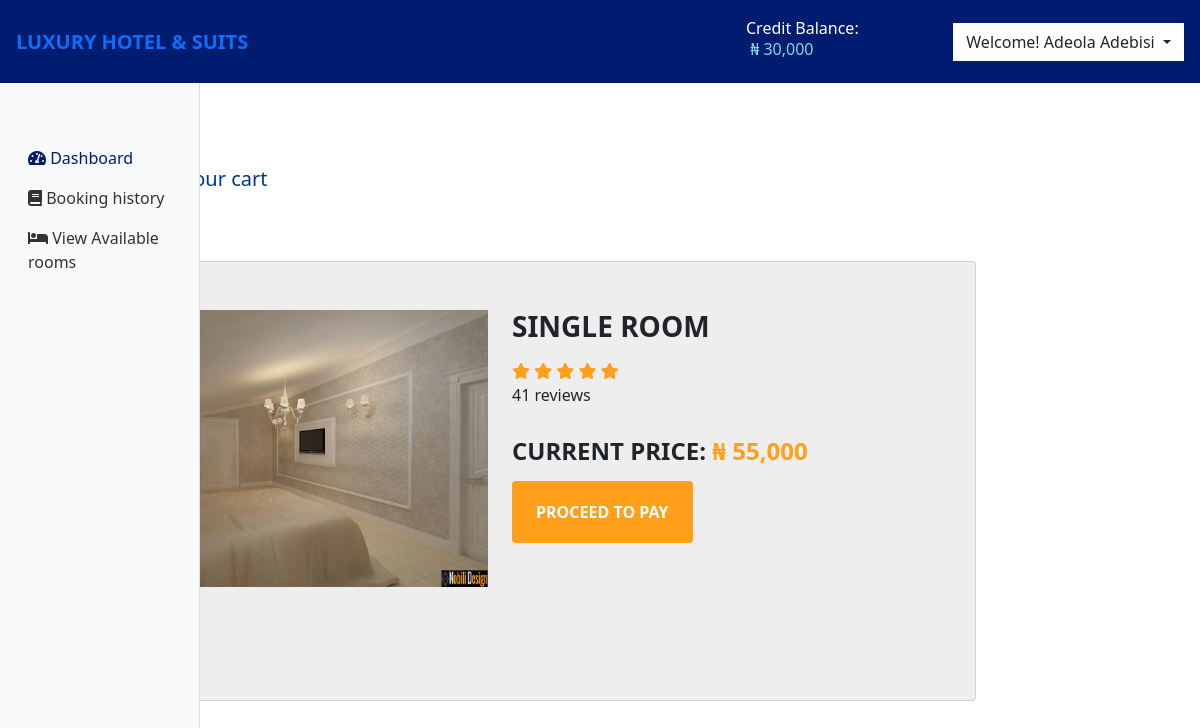
The app's page /clients/home/index.php (signed in) with its own data.
### tables this page shows
CREATE TABLE `users` (
  `id` int(11) NOT NULL,
  `fullname` varchar(100) DEFAULT NULL,
  `password` varchar(255) DEFAULT NULL,
  `password_recovery` text,
  `mailsent` varchar(12) DEFAULT NULL,
  `email_verified` int(11) DEFAULT NULL,
  `email_hash` varchar(100) DEFAULT NULL,
  `emailaddress` varchar(255) DEFAULT NULL,
  `role` int(2) DEFAULT NULL,
  `ip` varchar(255) DEFAULT NULL,
  `last_login` int(11) DEFAULT NULL,
  `signup_time` int(11) DEFAULT NULL,
  `mobile_verified` int(11) DEFAULT NULL,
  `mobile_number` text,
  `userCertified` int(11) DEFAULT NULL,
  `picture` varchar(255) DEFAULT NULL,
  `ewallet` varchar(12) DEFAULT '0'
);

CREATE TABLE `booking_cart` (
  `id` int(12) NOT NULL,
  `user_id` varchar(12) DEFAULT NULL,
  `roomNo` int(12) DEFAULT NULL,
  `quantity` int(12) DEFAULT NULL,
  `price` varchar(12) NOT NULL,
  `roomType` varchar(12) NOT NULL,
  `roomImg` varchar(12) NOT NULL,
  `roomDescription` varchar(30) DEFAULT NULL
);

### config/DB.php (called while the page is built, shortened)
<?php class DB
{
	private static $_instance = null;
	private $_pdo, $_query, $_error = false, $_results, $_resultsArray, $_lastId,$_count = 0, $_queryCount = 0;
	private function __construct()
	{
		try
		{
			$this->_pdo = new PDO('mysql:host=' . DB_HOST . ';dbname=' . DB_NAME, DB_USER, DB_PASS);
			$this->_pdo->setAttribute(PDO::MYSQL_ATTR_INIT_COMMAND, "SET SESSION sql_mode = ''");
			$this->_pdo->setAttribute(PDO::ATTR_ERRMODE, PDO::ERRMODE_EXCEPTION);
			$this->_pdo->setAttribute(PDO::ATTR_EMULATE_PREPARES, false);
		}
		catch (PDOException $e)
		{
			die($e->getMessage());
		}
	}
	public static function getInstance()
	{
		if (!isset(self::$_instance))
			self::$_instance = new DB();
		return self::$_instance;
	}
	public function query($sql, $params = [])
	{
		$qu = strtolower($sql);
		if ($this->_query = $this->_pdo->prepare($sql))
		{
			$x = 1;
			if (count($params))
				foreach ($params as $param)
				{
					$this->_query->bindValue($x, $param);
					$x++;
				}
			if ($this->_query->execute())
			{
				$this->num_rows = $this->_query->rowCount();
				$this->_lastId = $this->_pdo->lastInsertId();
			}
			else
			{
				$this->_error = true;
			}
		}
		return $this;
	}
	public function fetch()
	{
		return $this->_query->fetch();
	}
}

### config/config.php (called while the page is built, shortened)
<?php
include_once ("DB.php");
$db = DB::getInstance();
?>

### config/functions.php (called while the page is built, shortened)
<?php
function info($uid, $value)
{
	global $db;
	$query = $db->query("SELECT $value FROM users WHERE id=?", [$uid]);
	$row = $query->fetch();
	return $row[$value];
}
?>

### clients/home/index.php (the view, shortened to what this page needs)
<?php
include "../../config/config.php";
include "../../config/functions.php";
if($db->is_logged_in() =="")
{
  $db->redirect('../');
}else{
$user_id = $_SESSION['uid'];
$creditBalance = info($user_id, "ewallet");
}
?>
<!DOCTYPE html>
<html class="no-js" lang="en">
<head>
    <link rel="stylesheet" type="text/css" href="css/custom.css">
    <link rel="stylesheet" href="https://stackpath.bootstrapcdn.com/bootstrap/5.0.0-alpha1/css/bootstrap.min.css">
    <link rel="stylesheet" href="https://cdn.jsdelivr.net/chartist.js/latest/chartist.min.css">
    <link href="https://cdnjs.cloudflare.com/ajax/libs/font-awesome/5.13.0/css/all.min.css" rel="stylesheet">
    <link rel="stylesheet" type="text/css" href="cart.css">
</head>
<body>
    <nav class="navbar navbar-custom p-3">
        <div class="d-flex col-12 col-md-3 col-lg-2 mb-2 mb-lg-0 flex-wrap flex-md-nowrap">
            <a class="navbar-brand" href="#">
            <b>LUXURY HOTEL & SUITS</b>
            </a>
        </div>
        <div class="col-12 col-md-4 col-lg-2">
        <div class="mr-5">
            <span> Credit Balance: </span>
            <h6 style="color: #7ad9e3;">
            <span class="header-wallet-ico" style="color: #87d682;">
            </span>
                ₦ <?php echo number_format($creditBalance); ?>
            </h6>
            </div>
        </div>
        <div class="col-12 col-md-4 col-lg-2 d-flex align-items-center justify-content-md-end mt-3 mt-md-0">
        <div class="dropdown" style="background-color:white; color: #001c71;">
            <div class="btn btn-default dropdown-toggle" type="button" id="dropdownMenuButton" data-toggle="dropdown" aria-expanded="false">
                Welcome! <?php echo info($user_id,'fullname'); ?>
            </div>
            </div>
        </div>
        </nav>
    <div class="container-fluid">
    <div class="row">
        <nav id="sidebar" class="col-md-3 col-lg-2 d-md-block bg-light sidebar collapse">
            <div class="position-sticky pt-md-5">
            <ul class="nav flex-column">
                <li class="nav-item">
                    <a class="nav-link active" aria-current="page" href="?">
                        <i class="fas fa-tachometer-alt"></i>
                        <span class="ml-2">Dashboard</span>
                    </a>
                </li>
                <li class="nav-item <?php if(isset($_GET['clients'])){ echo 'active'; }?>">
                    <a class="nav-link" href="?clients">
                    <i class="fas fa-book"></i>
                    <span class="ml-2"> Booking history </span>
                    </a>
                </li>
                <li class="nav-item <?php if(isset($_GET['roomslist'])){ echo 'active'; }?>">
                    <a class="nav-link" href="?viewrooms">
                    <i class="fas fa-bed"></i>
                    <span class="ml-2"> View Available rooms </span>
                    </a>
                </li>
                </ul>
            </div>
        </nav>
        <main class="col-md-9 ml-sm-auto col-lg-10 px-md-4 py-4">
                <?php
                    if(isset($_GET['addrooms'])){
                        require("addrooms.php");
                    }
                    elseif(isset($_GET['rooms'])){
                        require("rooms.php");
                    }
                    elseif(isset($_GET['logout'])){
                    SESSION_UNSET();
                    header('Location:../');
                    }
                    else{
                        echo'
                        <nav aria-label="breadcrumb">
                        <ol class="breadcrumb">
                            <li class="breadcrumb-item"><a href="#">Home</a></li>
                            <li class="breadcrumb-item active" aria-current="page">Dashboard</li>
                        </ol>
                        </nav>
                        <div class="wallet-box-scroll">
                        <div class="wallet-bradcrumb">
                            <h2><i class="fas fa-bed"></i> Rooms in your cart </h2>
                        </div>
                        ';
                        }
                    $stmt = $db->query("SELECT * FROM booking_cart WHERE user_id = ?",[$user_id]);
                    while($row = $stmt->fetch()){
                        ?>
                        <div class="card">
                                <div class="container-fliud">
                                    <div class="wrapper row">
                                        <div class="preview col-md-6">
                                            <div class="preview-pic tab-content">
                                            <div class="tab-pane active" id="pic-1"><img src="../../images/rooms/<?php echo $row['roomImg']; ?>" with="400" /></div>
                                            </div>
                                            <ul class="preview-thumbnail nav nav-tabs">
                                            <li class="active"><a data-target="#pic-1" data-toggle="tab"><img src="../../images/rooms/<?php echo $row['roomImg']; ?>" /></a></li>
                                            </ul>
                                        </div>
                                        <div class="details col-md-6">
                                            <h3 class="product-title"> <?php echo $row['roomType']; ?>  </h3>
                                            <div class="rating">
                                                <div class="stars">
                                                    <span class="fa fa-star checked"></span>
                                                    <span class="fa fa-star checked"></span>
                                                    <span class="fa fa-star checked"></span>
                                                    <span class="fa fa-star checked"></span>
                                                    <span class="fa fa-star checked"></span>
                                                </div>
                                                <span class="review-no">41 reviews</span>
                                            </div>
                                            <h4 class="price">current price: <span>₦ <?php echo number_format($row['price']); ?></span></h4>
                                            <div class="action">
                                                <button class="add-to-cart btn btn-default" type="button">Proceed to pay</button>
                                            </div>
                                        </div>
                                    </div>
                                </div>
                            </div>
                        </div>
                        <?php
                     }
                ?>
        </main>
</body>
</html>

### clients/home/css/custom.css (style rules this page uses)
.sidebar { position: fixed; top: 0; bottom: 0; left: 0; z-index: 100; padding: 90px 0 0; box-shadow: inset -1px 0 0 rgba(0, 0, 0, .1); z-index: 99; }
.navbar { box-shadow: inset 0 -1px 0 rgba(0, 0, 0, .1); }
@media (min-width: 767.98px) { .navbar { top: 0; position: sticky; z-index: 999; } }
.sidebar .nav-link { color: #333; }
.sidebar .nav-link.active { color: #001c71; }
.navbar-custom { background-color: #001c71 !important; }
.navbar-custom span { color: white; }
.wallet-bradcrumb { padding: 20px 30px; }
.wallet-bradcrumb h2 { font-size: 20px; margin: 0px; color: #003595; }

### clients/home/cart.css (style rules this page uses)
img { max-width: 100%; }
.preview { display: -webkit-box; display: -webkit-flex; display: -ms-flexbox; display: flex; -webkit-box-orient: vertical; -webkit-box-direction: normal; -webkit-flex-direction: column; -ms-flex-direction: column; flex-direction: column; }
.preview-pic { -webkit-box-flex: 1; -webkit-flex-grow: 1; -ms-flex-positive: 1; flex-grow: 1; }
.preview-thumbnail.nav-tabs { border: none; margin-top: 15px; }
.preview-thumbnail.nav-tabs li { width: 18%; margin-right: 2.5%; }
.preview-thumbnail.nav-tabs li a { padding: 0; margin: 0; }
.preview-thumbnail.nav-tabs li:last-of-type { margin-right: 0; }
.tab-content { overflow: hidden; }
.tab-content img { width: 100%; -webkit-animation-name: opacity; animation-name: opacity; -webkit-animation-duration: .3s; animation-duration: .3s; }
.card { margin-top: 50px; background: #eee; padding: 3em; line-height: 1.5em; }
@media screen and (min-width: 997px) { .wrapper { display: -webkit-box; display: -webkit-flex; display: -ms-flexbox; display: flex; } }
.details { display: -webkit-box; display: -webkit-flex; display: -ms-flexbox; display: flex; -webkit-box-orient: vertical; -webkit-box-direction: normal; -webkit-flex-direction: column; -ms-flex-direction: column; flex-direction: column; }
.product-title, .price, .sizes, .colors { text-transform: UPPERCASE; font-weight: bold; }
.checked, .price span { color: #ff9f1a; }
.product-title, .rating, .product-description, .price, .vote, .sizes { margin-bottom: 15px; }
.product-title { margin-top: 0; }
.add-to-cart, .like { background: #ff9f1a; padding: 1.2em 1.5em; border: none; text-transform: UPPERCASE; font-weight: bold; color: #fff; -webkit-transition: background .3s ease; transition: background .3s ease; }

### records on screen
users: ewallet "30,000", fullname "Adeola Adebisi"
booking_cart: roomImg (picture), roomType "SINGLE ROOM", price "55,000"
